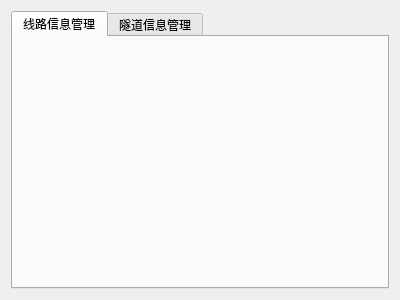
<?xml version="1.0" encoding="UTF-8"?>
<ui version="4.0">
 <class>WidgetOne</class>
 <widget class="QWidget" name="WidgetOne">
  <property name="geometry">
   <rect>
    <x>0</x>
    <y>0</y>
    <width>400</width>
    <height>300</height>
   </rect>
  </property>
  <property name="windowTitle">
   <string>Form</string>
  </property>
  <layout class="QHBoxLayout" name="horizontalLayout">
   <item>
    <widget class="QTabWidget" name="tabWidget">
     <property name="autoFillBackground">
      <bool>true</bool>
     </property>
     <property name="styleSheet">
      <string notr="true"/>
     </property>
     <property name="currentIndex">
      <number>0</number>
     </property>
     <widget class="QWidget" name="tabLine">
      <attribute name="title">
       <string>线路信息管理</string>
      </attribute>
     </widget>
     <widget class="QWidget" name="tabTunnel">
      <attribute name="title">
       <string>隧道信息管理</string>
      </attribute>
     </widget>
    </widget>
   </item>
  </layout>
 </widget>
 <resources/>
 <connections/>
</ui>
